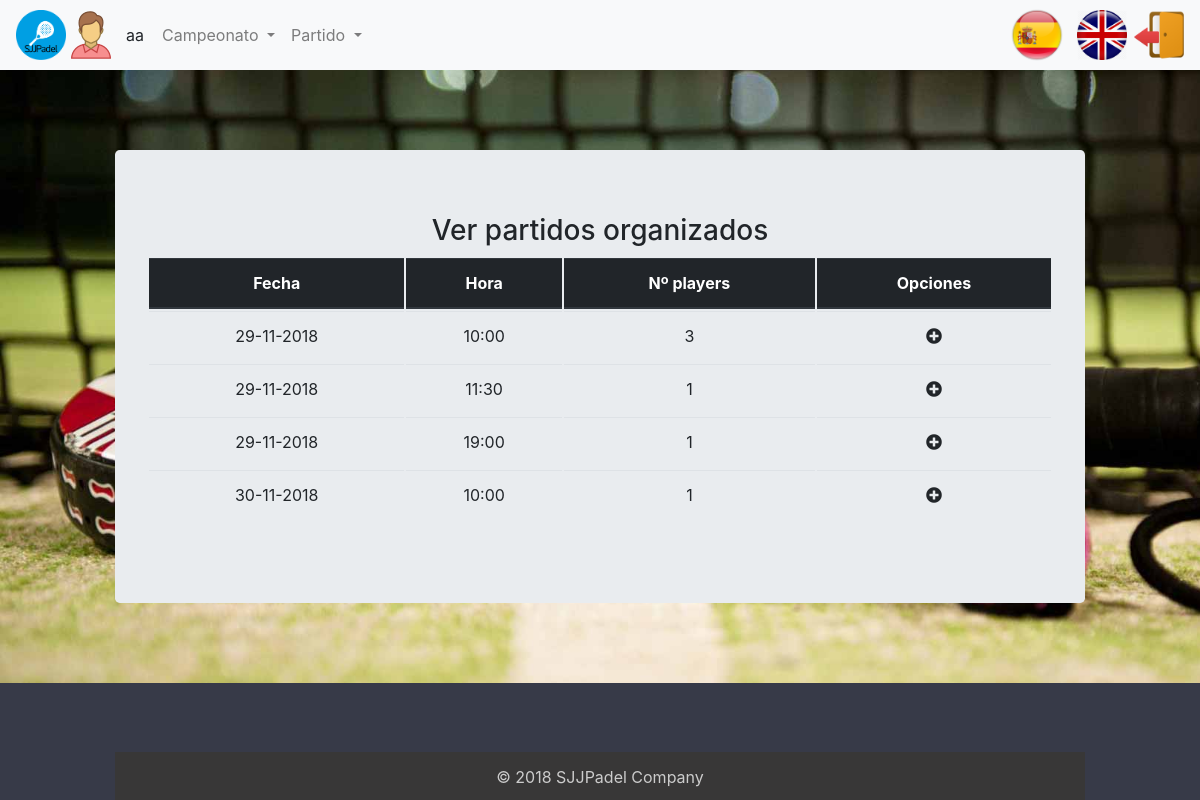
The app's page /index.php?controller=organizeMatch&action=viewAll (signed in) with its own data.
### tables this page shows
CREATE TABLE `usuario` (
  `login` varchar(20) NOT NULL,
  `nombre` varchar(20) NOT NULL,
  `apellidos` varchar(45) DEFAULT NULL,
  `pass` varchar(20) DEFAULT NULL,
  `rol` char(1) DEFAULT NULL,
  `genero` varchar(10) DEFAULT NULL
);

### core/ViewManager.php (called while the page is built, shortened)
<?php
class ViewManager {
	private $fragmentContents = array();
	private $variables = array();
	private $currentFragment = self::DEFAULT_FRAGMENT;
	private $layout = "default";
	private function saveCurrentFragment() {
		$this->fragmentContents[$this->currentFragment].=ob_get_contents();
	}
	public function moveToFragment($name) {
		$this->currentFragment = $name;
	}
	public function getFragment($fragment, $default="") {
		if (!isset($this->fragmentContents[$fragment])) {
			return $default;
		}
		return $this->fragmentContents[$fragment];
	}
	public function setVariable($varname, $value, $flash=false) {
		$this->variables[$varname] = $value;
	}
	public function getVariable($varname, $default=NULL) {
		if (!isset($this->variables[$varname])) {
			return $default;
		}
		return $this->variables[$varname];
	}
	public function render($controller, $viewname) {
		include(__DIR__."/../view/$controller/$viewname.php");
		$this->renderLayout();
	}
	private function renderLayout() {
		include(__DIR__."/../view/layouts/".$this->layout.".php");
	}
	private static $viewmanager_singleton = NULL;
	public static function getInstance() {
		if (self::$viewmanager_singleton == null) {
			self::$viewmanager_singleton = new ViewManager();
		}
		return self::$viewmanager_singleton;
	}
}

### controller/OrganizeMatchController.php (called while the page is built, shortened)
<?php
require_once(__DIR__."/../core/ViewManager.php");
require_once(__DIR__."/../core/I18n.php");
require_once(__DIR__."/../model/OrganizeMatch.php");
require_once(__DIR__."/../model/OrganizeMatchMapper.php");
require_once(__DIR__."/../model/ParticipantsMatchMapper.php");
require_once(__DIR__."/../controller/BaseController.php");
class OrganizeMatchController extends BaseController {
  private $organizeMatchMapper;
  private $participantsMatchMapper;
  public function __construct() {
    parent::__construct();
    $this->organizeMatchMapper = new OrganizeMatchMapper();
    $this->participantsMatchMapper =  new ParticipantsMatchMapper();
  }
    public function viewAll() {
      $this->validateAllOrganizeMatches();
      $organizedMatches = $this->organizeMatchMapper->findAll();
      foreach ($organizedMatches as $match) {
        $match->setNumParticipants($this->participantsMatchMapper->count($match->getIdOrganizarPartido()));
      }
      $this->view->setVariable("organizedMatches", $organizedMatches);
      $this->view->render("organizeMatch", "view");
    }
    public function validateAllOrganizeMatches(){
      $organizedMatches = $this->organizeMatchMapper->findAll();
    }
  }

### index.php (called while the page is built, shortened)
<?php
function run() {
	try {
		$controller = loadController($_GET["controller"]);
		$actionName = $_GET["action"];
		$controller->$actionName();
	} catch(Exception $ex) {
		die("An exception occured!!!!!".$ex->getMessage());
	}
}
function loadController($controllerName) {
	return new $controllerClassName();
}
run();
?>

### core/I18n.php (called while the page is built, shortened)
<?php
class I18n {
	private $messages;
	public function setLanguage($language) {
		$this->messages = $i18n_messages;
	}
	public function i18n($key) {
		if (isset($this->messages[$key])){
			return $this->messages[$key];
		}else{
			return $key;
		}
	}
	private static $i18n_singleton = null;
	public static function getInstance() {
		if (self::$i18n_singleton == NULL) {
			self::$i18n_singleton = new I18n();
		}
		return self::$i18n_singleton;
	}
}
function i18n($key) {
	return I18n::getInstance()->i18n($key);
}

### model/OrganizeMatch.php (called while the page is built, shortened)
<?php
class OrganizeMatch {
	private $idOrganizarPartido;
	private $fecha;
	private $hora;
	private $numParticipants;
	public function __construct($idOrganizeMatch=NULL, $fecha=NULL, $hora=NULL, array $participants=NULL, $numParticipants=NULL) {
		$this->idOrganizarPartido = $idOrganizeMatch;
		$this->fecha = $fecha;
		$this->hora = $hora;
		$this->numParticipants = $numParticipants;
	}
	public function getIdOrganizarPartido() {
		return $this->idOrganizarPartido;
	}
	public function setIdOrganizarPartido($idOrganizarPartido) {
		$this->idOrganizarPartido = $idOrganizarPartido;
	}
	public function getFecha() {
		return $this->fecha;
	}
	public function getHora() {
		return $this->hora;
	}
	public function getNumParticipants(){
		return $this->numParticipants;
	}
    public function setNumParticipants($numParticipants)
    {
        $this->numParticipants = $numParticipants;
    }
}

### model/ParticipantsMatchMapper.php (called while the page is built, shortened)
<?php
require_once(__DIR__."/../core/PDOConnection.php");
class ParticipantsMatchMapper {
	private $db;
	public function __construct() {
		$this->db = PDOConnection::getInstance();
	}
	public function count($idOrganizeMatch){
		$stmt = $this->db->prepare("SELECT COUNT(*) as count FROM participantespartido WHERE idOrganizarPartido =?");
		$stmt->execute(array($idOrganizeMatch));
		$count = $stmt->fetch(PDO::FETCH_ASSOC);
		return $count["count"];
	}
}

### core/PDOConnection.php (called while the page is built)
<?php
class PDOConnection {
	private static $dbhost = "localhost";
	private static $dbname = "sjjpadel";
	private static $dbuser = "abp";
	private static $dbpass = "abp";
	private static $db_singleton = null;
	public static function getInstance() {
		if (self::$db_singleton == null) {
			self::$db_singleton = new PDO(
			"mysql:host=".self::$dbhost.";dbname=".self::$dbname.";charset=utf8",
			self::$dbuser,
			self::$dbpass,
			array(
				PDO::ATTR_EMULATE_PREPARES => false,
				PDO::ATTR_ERRMODE => PDO::ERRMODE_EXCEPTION
			)
		);
	}
	return self::$db_singleton;
}
}
?>

### model/UserMapper.php (called while the page is built, shortened)
<?php
require_once(__DIR__."/../core/PDOConnection.php");
class UserMapper {
	private $db;
	public function __construct() {
		$this->db = PDOConnection::getInstance();
	}
	public function getDatos($login){
		$stmt = $this->db->prepare("SELECT * FROM usuario where login=?");
		$stmt->execute(array($login));
		$toret_db = $stmt->fetchAll(PDO::FETCH_ASSOC);
		$user = null;
		foreach ($toret_db as $datos) {
			$user = new User(
				$datos['login'],
				$datos['nombre'],
				$datos['apellidos'],
				$datos['pass'],
				$datos['rol'],
				$datos['genero']
			);
		}
		return $user;
	}
}

### controller/BaseController.php (called while the page is built, shortened)
<?php
require_once(__DIR__."/../core/ViewManager.php");
require_once(__DIR__."/../core/I18n.php");
require_once(__DIR__."/../model/User.php");
require_once(__DIR__."/../model/UserMapper.php");
class BaseController {
	public function __construct() {
		if(isset($_SESSION["currentuser"])) {
			$userMapper = new UserMapper();
			$datosUser = $userMapper->getDatos($_SESSION["currentuser"]);
		}
	}
}

### model/OrganizeMatchMapper.php (called while the page is built, shortened)
<?php
require_once(__DIR__."/../core/PDOConnection.php");
class OrganizeMatchMapper {
	private $db;
	public function __construct() {
		$this->db = PDOConnection::getInstance();
	}
	public function findAll(){
		$stmt = $this->db->query("SELECT * FROM organizarpartido ORDER BY fecha, hora");
		$organizedMatches = $stmt->fetchAll(PDO::FETCH_ASSOC);
		$organizedMatchesArray = array();
		foreach ($organizedMatches as $match) {
			$fecha = new DateTime($match["fecha"]);
			$organizedMatch = new OrganizeMatch(null, $fecha->format('d-m-Y'), substr($match["hora"], 0, 5));
			$organizedMatch-> setIdOrganizarPartido($match["idOrganizarPartido"]);
			array_push( $organizedMatchesArray, $organizedMatch );
		}
		return $organizedMatchesArray;
	}
}

### view/organizeMatch/view.php (the view, shortened to what this page needs)
<?php
require_once(__DIR__."/../../core/ViewManager.php");
$view = ViewManager::getInstance();
$organizedMatches = $view->getVariable("organizedMatches");
$view->setVariable("title", "Ver Partidos Organizados");
$currentRol = $view->getVariable("currentRol");
?>
<h3><?= i18n("View Organized Matches"); ?></h3>
<table class="table">
  <thead class="thead-dark">
    <tr>
      <th scope="col">
        <?= i18n("Date"); ?>
      </th>
      <th scope="col">
        <?= i18n("Time"); ?>
      </th>
      <th scope="col">
        <?= i18n("Nº players");?>
      </th>
      <th scope="col">
        <?= i18n("Opciones"); ?>
      </th>
    </tr>
  </thead>
  <tbody>
    <?php foreach($organizedMatches as $match): ?>
      <tr>
        <td>
          <?= $match->getFecha(); ?>
        </td>
        <td>
          <?= $match->getHora(); ?>
        </td>
        <td>
          <?= $match->getNumParticipants();?>
        </td>
        <td>
          <?php if($currentRol == 'd'): ?>
            <a href="index.php?controller=organizeMatch&amp;action=join&amp;idOrganizeMatch=<?=$match->getIdOrganizarPartido(); ?>"><i class="fas fa-plus-circle color-1"></i></a>
          <?php endif; ?>
      </td>
      <tr>
      <?php endforeach; ?>
    </tbody>
  </table>

### view/layouts/default.php (shortened to what this page needs)
<?php
$view = ViewManager::getInstance();
$currentuser = $view->getVariable("currentusername");
$currentGender = $view->getVariable("currentGender");
$currentRol = $view->getVariable("currentRol");
?>
<!DOCTYPE html>
<html lang="en">
<head>
	<link rel="stylesheet" href="https://maxcdn.bootstrapcdn.com/bootstrap/4.0.0/css/bootstrap.min.css">
	<link rel="stylesheet" href="https://use.fontawesome.com/releases/v5.5.0/css/all.css">
	<link rel="stylesheet" href="css/style.css" type="text/css">
</head>
<body>
	<nav class="navbar navbar-expand-lg navbar-light bg-light">
		<img class="img-circle icono" src="images/icono.png">
		<?php if (isset($currentuser)): ?>
			<img class="icono" src="images/<?php echo $currentGender; ?>.png">
			<span class="username">
			<?= sprintf(i18n("%s"), $currentuser) ?>
		</span>
		<?php endif ?>
		<div class="collapse navbar-collapse" id="navbarSupportedContent">
			<ul class="navbar-nav mr-auto">
				<?php if($currentRol == 'd' || $currentRol == 'a' || $currentRol == 'e'): ?>
					<li class="nav-item dropdown">
						<a class="nav-link dropdown-toggle" href="#" id="navbarDropdown" role="button" data-toggle="dropdown" aria-haspopup="true" aria-expanded="false">
							<?php echo i18n("Championship") ?>
						</a>
					</li>
				<?php endif ?>
				<?php if($currentRol == 'd' || $currentRol == 'a' || $currentRol == 'e'): ?>
					<li class="nav-item dropdown">
						<a class="nav-link dropdown-toggle" href="#" id="navbarDropdown" role="button" data-toggle="dropdown" aria-haspopup="true" aria-expanded="false">
							<?php echo i18n("Match") ?>
						</a>
					</li>
				<?php endif ?>
			</ul>
		</div>
		<li class="nav-item">
			<?php include(__DIR__."/language_select_element.php"); ?>
		</li>
		<li class="nav-item">
			<?php if (isset($currentuser)): ?>
				<a 	href="index.php?controller=users&amp;action=logout">
					<img src="images/salir.png" class="rounded icono" alt="Imágenes responsive">
				</a>
				<?php else: ?>
					<a href="index.php?controller=users&amp;action=login">
						<img src="images/entrar.png" class="rounded icono" alt="Imágenes responsive">
					</a>
				<?php endif ?>
			</li>
		</nav>
		<div class="container">
			<div class="jumbotron">
				<?= $view->getFragment(ViewManager::DEFAULT_FRAGMENT) ?>
			</div>
		</div>
		<footer id="myFooter">
			<div class="container">
				<div class="row">
					<div class="col-sm-3 myCols">
					</div>
				</div>
				<div class="social-networks">
				</div>
				<div class="footer-copyright">
					<p>© 2018 SJJPadel Company </p>
				</div>
			</footer>
		</body>
		</html>

### css/style.css (style rules this page uses)
body { width: 100%; height: 100%; background: url('../images/padel.jpg') ; background-size: cover; background-attachment: fixed; }
ul , li { list-style: none; }
#myFooter { background-color: #373a48; color:white; }
#myFooter .footer-copyright { background-color: #383737; padding-top:3px; padding-bottom:3px; text-align: center; }
#myFooter .footer-copyright p { margin:10px; color: #ccc; }
#myFooter .myCols { text-align: center; }
#myFooter .social-networks { text-align: center; padding-top: 30px; padding-bottom: 38px; }
.icono { width: 50px; height: 50px; }
table { border-collapse: inherit; }
.color-1 { color: rgba(33,37,41,1); }
.container { margin: 0 auto; max-width: 1000px; }
.jumbotron { margin: 80px 0; text-align: center; }
.username { margin-left: 10px; margin-right: 10px; }

### records on screen
usuario: genero (picture), rol "d" (drawn)

### other values on screen
sprintf(i18n("%s"), $currentuser) "aa"
i18n("Championship") "Campeonato"
i18n("Match") "Partido"
i18n("View Organized Matches") "Ver partidos organizados"
i18n("Date") "Fecha"
i18n("Time") "Hora"
i18n("Nº players") "Nº players"
i18n("Opciones") "Opciones"
$match->getFecha() "29-11-2018"
$match->getHora() "10:00"
$match->getNumParticipants() "3"
$match->getHora() "11:30"
$match->getNumParticipants() "1"
$match->getHora() "19:00"
$match->getFecha() "30-11-2018"
